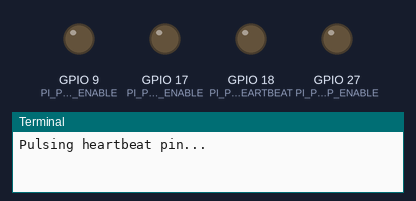
Bench run of a program on a simulated Raspberry Pi (BCM pin numbers). Parts: output pins drawn as LEDs (lit = HIGH), the last lines printed to the terminal. Pins used as bus, display or sensor lines are not drawn. At 8.0 s the program stops and its outputs stay as they are.

Above: at 0.1 s.
At 2.1 s:
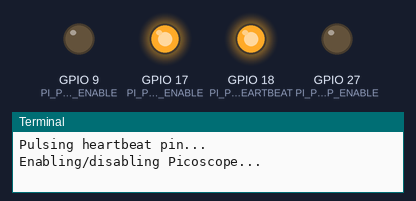
At 4.1 s:
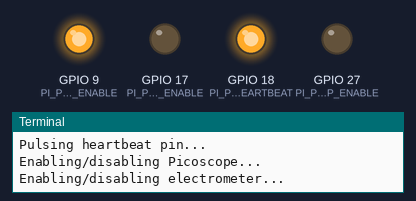
At 7.1 s:
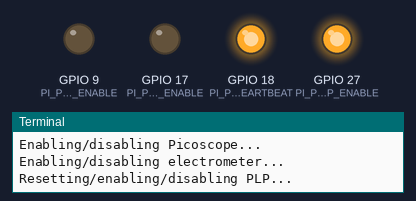
At 8.1 s:
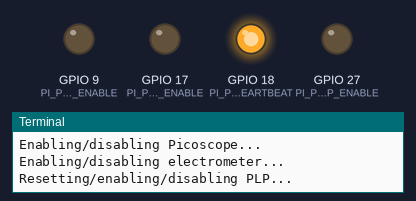
Timing chart, 0 to 9.5 s (numbered marks = the images above):
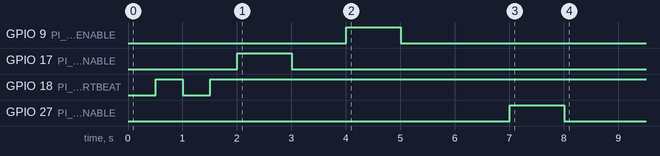

The program:

CCDRFirmware.py
```python
import time
import pigpio
import CCDR

pi = pigpio.pi()

ccdr = CCDR.CCDR(pi)

print("Pulsing heartbeat pin...")
pi.write(CCDR.PI_PIN_HEARTBEAT, 0)
time.sleep(0.5)
pi.write(CCDR.PI_PIN_HEARTBEAT, 1)
time.sleep(0.5)
pi.write(CCDR.PI_PIN_HEARTBEAT, 0)
time.sleep(0.5)
pi.write(CCDR.PI_PIN_HEARTBEAT, 1)
time.sleep(0.5)

print("Enabling/disabling Picoscope...")
ccdr.enable_picoscope(True)
time.sleep(1)
ccdr.enable_picoscope(False)
time.sleep(1)

print("Enabling/disabling electrometer...")
ccdr.enable_electrometer(True)
time.sleep(1)
ccdr.enable_electrometer(False)
time.sleep(1)

print("Resetting/enabling/disabling PLP...")
ccdr.reset_plp()
time.sleep(1)
ccdr.enable_plp(True)
time.sleep(1)
ccdr.enable_plp(False)

pi.stop()
```

CCDR.py
```python
import pigpio

# Definitions use BCM pin number, comment indicates actual header pin
# number with potential replacement pin number in parentheses
PI_PIN_SDA          =  2 # Header pin  3( 3) # BIDIR
PI_PIN_SCL          =  3 # Header pin  5( 5) # BIDIR
PI_PIN_RX           = 14 # Header pin  8( 8) # INPUT
PI_PIN_TX           = 15 # Header pin 10(10) # OUTPUT
PI_PIN_PICO_ENABLE  = 17 # Header pin 11(11) # OUTPUT
PI_PIN_HEARTBEAT    = 18 # Header pin 12(12) # OUTPUT
PI_PIN_PLP_STATUS   = 22 # Header pin 15(15) # INPUT
PI_PIN_PLP_RESET    = 23 # Header pin 16(16) # OUTPUT
PI_PIN_PLP_ENABLE   = 27 # Header pin 17(13) # OUTPUT  <-- ALWAYS ON; 17 IS VCC
PI_PIN_EM_ALERT1    = 24 # Header pin 18(18) # INPUT
PI_PIN_EM_ALERT2    = 10 # Header pin 19(19) # INPUT
PI_PIN_EM_ENABLE    =  9 # Header pin 21(21) # OUTPUT
PI_PIN_WTC_COMM_IRQ = 25 # Header pin 22(22) # INPUT
PI_PIN_PLP_COMM_IRQ =  8 # Header pin 24(24) # INPUT

class CCDR:
	def __init__(self, pi):

		# Store pigpio instance
		self.pi = pi

		# Define modes of various GPIO pins
		self.pi.set_mode(PI_PIN_PICO_ENABLE, pigpio.OUTPUT)
		self.pi.set_mode(PI_PIN_HEARTBEAT,   pigpio.OUTPUT)
		self.pi.set_mode(PI_PIN_PLP_STATUS,  pigpio.INPUT)
		self.pi.set_mode(PI_PIN_PLP_RESET,   pigpio.OUTPUT)
		self.pi.set_mode(PI_PIN_PLP_ENABLE,  pigpio.OUTPUT)
		self.pi.set_mode(PI_PIN_EM_ALERT1,   pigpio.INPUT)
		self.pi.set_mode(PI_PIN_EM_ALERT2,   pigpio.INPUT)
		self.pi.set_mode(PI_PIN_EM_ENABLE,   pigpio.OUTPUT)

		# Set default states for outputs
		self.pi.write(PI_PIN_PICO_ENABLE, 0)
		self.pi.write(PI_PIN_HEARTBEAT,   1)
		self.pi.write(PI_PIN_PLP_RESET,   1)
		self.pi.write(PI_PIN_PLP_ENABLE,  0)
		self.pi.write(PI_PIN_EM_ENABLE,   0)

	# Boolean sets enable state of gpio pin
	def generic_enable(self, gpio, enable):
		if enable: value = 1
		else:      value = 0
		self.pi.write(gpio, value)

	# Boolean sets enable state of Picoscope
	def enable_picoscope(self, enable):
		self.generic_enable(PI_PIN_PICO_ENABLE, enable)

	# Boolean sets enable state of PLP
	def enable_plp(self, enable):
		self.generic_enable(PI_PIN_PLP_ENABLE, enable)

	# Boolean sets enable state of electrometer
	def enable_electrometer(self, enable):
		self.generic_enable(PI_PIN_EM_ENABLE, enable)

	# Send pulse to active low reset pin of PLP
	def reset_plp(self):
		self.pi.gpio_trigger(PI_PIN_PLP_RESET, 10, 0)
```

Measured:
- by itself, GPIO 9 (PI_PIN_EM_ENABLE): LOW → HIGH at 4.0 s, → LOW 1.0 s later
- by itself, GPIO 17 (PI_PIN_PICO_ENABLE): LOW → HIGH at 2.0 s, → LOW 1.0 s later
- by itself, GPIO 18 (PI_PIN_HEARTBEAT): LOW → HIGH at 0.51 s, → LOW 0.50 s later, → HIGH 0.50 s later
- by itself, GPIO 27 (PI_PIN_PLP_ENABLE): LOW → HIGH at 7.0 s, → LOW 1.0 s later
